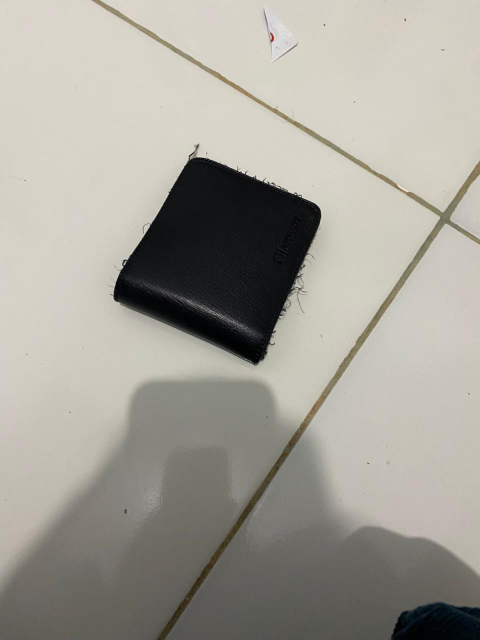
#> input picture dompet natural.jpeg, 960 x 1280 px (shown at 1/2 size)
$ jupyter execute tugas_7.ipynb
#> lines starting #> are read from the running program, lines starting #| are printed output that depends on the picture
#> the answer given: dompet natural.jpeg
[cell 1]
import numpy as np
import cv2
import pywt
import os
from matplotlib import pyplot as plt

# 1. FFT Implementation
def process_fft(img):
    if img is None: return None, None
    f = np.fft.fft2(img)
    fshift = np.fft.fftshift(f)
    magnitude_spectrum = 20 * np.log(np.abs(fshift) + 1)
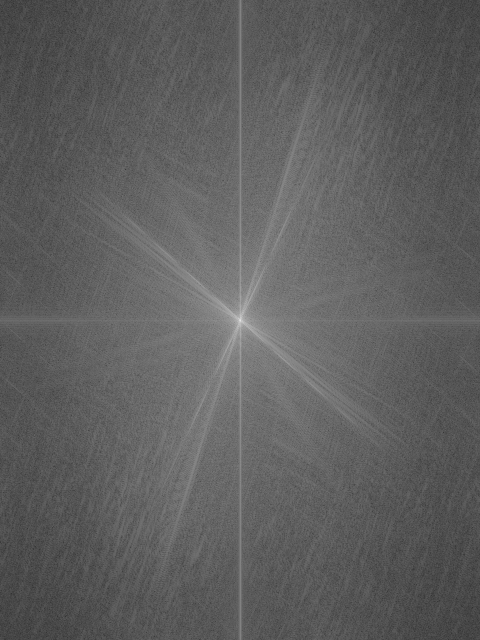
#> magnitude_spectrum: shape (1280, 960) float64 (shown at 1/2 size); min 9.21, max 382, mean 148; drawn with min black and max white
    return fshift, magnitude_spectrum

# 2. Wavelet Implementation
def process_wavelet(img):
    if img is None: return None, None, None, None
    coeffs2 = pywt.dwt2(img, 'haar')
    LL, (LH, HL, HH) = coeffs2
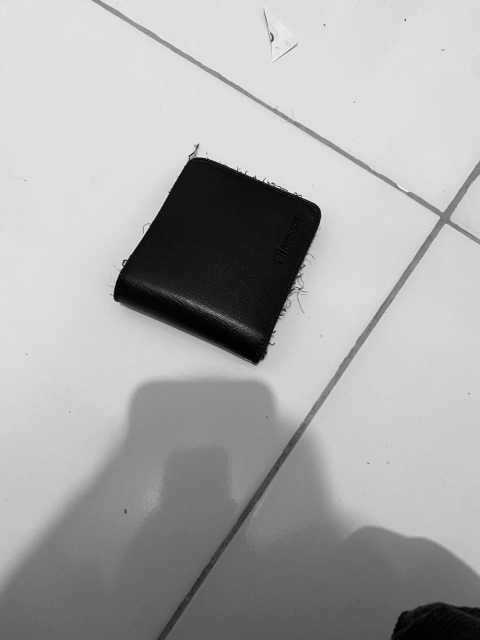
#> LL: shape (640, 480) float64; min 0, max 483, mean 321.2; drawn with min black and max white
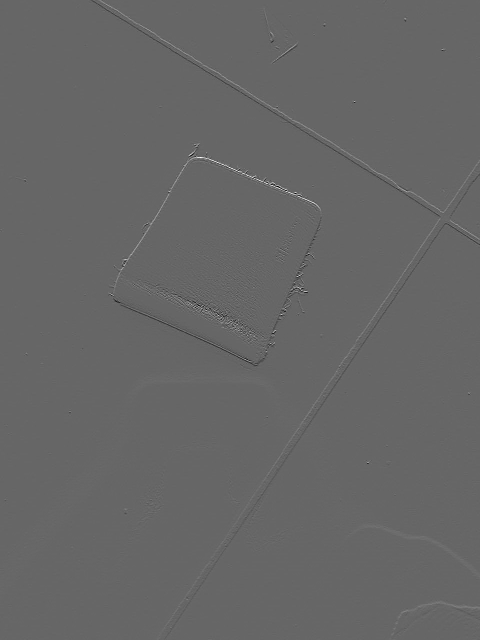
#> LH: shape (640, 480) float64; min -101, max 150, mean 0.1; drawn with min black and max white
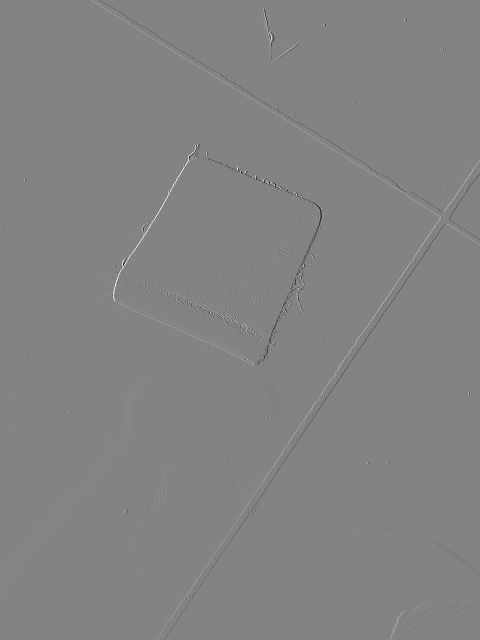
#> HL: shape (640, 480) float64; min -120, max 113, mean 0; drawn with min black and max white
    return LL, LH, HL, HH

# --- INPUT USER ---
print("--- Program Pengolahan Citra Frekuensi & Wavelet ---")
nama_file = input("Masukkan nama file foto (contoh: dompet efek.jpg): ")

# Cek apakah file ada di folder
if not os.path.exists(nama_file):
    print(f"Error: File '{nama_file}' tidak ditemukan di folder aktif!")
else:
    # Load gambar
    img = cv2.imread(nama_file, 0)

    if img is None:
        print("Gagal membaca gambar. Pastikan format file didukung (jpg/png).")
    else:
        # Proses FFT
        fshift, mag = process_fft(img)

        # Proses Wavelet
        LL, LH, HL, HH = process_wavelet(img)

        # --- VISUALISASI ---
        plt.figure(figsize=(15, 8))

        # Gambar Asli
        plt.subplot(231)
        plt.imshow(img, cmap='gray')
        plt.title(f'Original: {nama_file}')
        plt.axis('off')

        # FFT Spectrum
        plt.subplot(232)
        plt.imshow(mag, cmap='gray')
        plt.title('FFT Magnitude Spectrum')
        plt.axis('off')

        # Wavelet Approximation (LL)
        plt.subplot(233)
        plt.imshow(LL, cmap='gray')
        plt.title('Wavelet: LL (Approximation)')
        plt.axis('off')

        # Wavelet Details
        plt.subplot(234)
        plt.imshow(LH, cmap='gray')
        plt.title('Wavelet: LH (Horizontal)')
        plt.axis('off')

        plt.subplot(235)
        plt.imshow(HL, cmap='gray')
        plt.title('Wavelet: HL (Vertical)')
        plt.axis('off')

        plt.subplot(236)
        plt.imshow(HH, cmap='gray')
        plt.title('Wavelet: HH (Diagonal)')
        plt.axis('off')

        plt.tight_layout()
        plt.show()

        print("\nProses selesai dengan sukses!")
